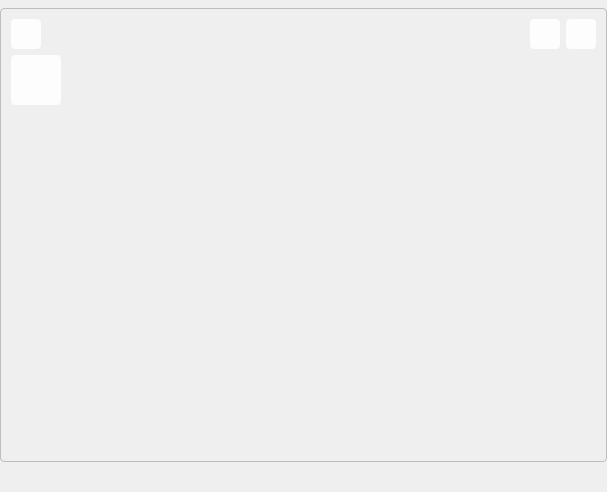
<?xml version="1.0" encoding="UTF-8"?>
<ui version="4.0">
 <class>sonPageBase</class>
 <widget class="QWidget" name="sonPageBase">
  <property name="geometry">
   <rect>
    <x>0</x>
    <y>0</y>
    <width>607</width>
    <height>492</height>
   </rect>
  </property>
  <property name="windowTitle">
   <string>Form</string>
  </property>
  <layout class="QVBoxLayout" name="verticalLayout">
   <property name="leftMargin">
    <number>0</number>
   </property>
   <property name="topMargin">
    <number>8</number>
   </property>
   <property name="rightMargin">
    <number>0</number>
   </property>
   <property name="bottomMargin">
    <number>30</number>
   </property>
   <item>
    <widget class="QWidget" name="widget" native="true">
     <property name="styleSheet">
      <string notr="true">border-radius: 4px;
border:1px solid #BDBDBD;</string>
     </property>
     <layout class="QGridLayout" name="gridLayout">
      <property name="leftMargin">
       <number>11</number>
      </property>
      <property name="topMargin">
       <number>11</number>
      </property>
      <property name="rightMargin">
       <number>11</number>
      </property>
      <property name="bottomMargin">
       <number>11</number>
      </property>
      <item row="2" column="0">
       <layout class="QVBoxLayout" name="mainLayout">
        <item>
         <layout class="QHBoxLayout" name="horizontalLayout">
          <item>
           <widget class="QPushButton" name="back_to_basePage">
            <property name="minimumSize">
             <size>
              <width>30</width>
              <height>30</height>
             </size>
            </property>
            <property name="maximumSize">
             <size>
              <width>30</width>
              <height>30</height>
             </size>
            </property>
            <property name="styleSheet">
             <string notr="true">QPushButton{background-color:rgba(255,255,255,0.9);border-radius:4px;border:0px;}
QPushButton:hover{background-color:rgba(255,255,255,0.7);}
QPushButton:pressed{background-color:rgba(255,255,255,0.6);}</string>
            </property>
            <property name="text">
             <string/>
            </property>
            <property name="icon">
             <iconset resource="../ico.qrc">
              <normaloff>:/ico/image/ico/arrow-left-line.svg</normaloff>:/ico/image/ico/arrow-left-line.svg</iconset>
            </property>
            <property name="iconSize">
             <size>
              <width>18</width>
              <height>18</height>
             </size>
            </property>
           </widget>
          </item>
          <item>
           <spacer name="horizontalSpacer">
            <property name="orientation">
             <enum>Qt::Horizontal</enum>
            </property>
            <property name="sizeHint" stdset="0">
             <size>
              <width>40</width>
              <height>20</height>
             </size>
            </property>
           </spacer>
          </item>
          <item>
           <widget class="QPushButton" name="refreshBtn">
            <property name="minimumSize">
             <size>
              <width>30</width>
              <height>30</height>
             </size>
            </property>
            <property name="maximumSize">
             <size>
              <width>30</width>
              <height>30</height>
             </size>
            </property>
            <property name="styleSheet">
             <string notr="true">QPushButton{background-color:rgba(255,255,255,0.9);border-radius:4px;border:0px;}
QPushButton:hover{background-color:rgba(255,255,255,0.7);}
QPushButton:pressed{background-color:rgba(255,255,255,0.6);}</string>
            </property>
            <property name="text">
             <string/>
            </property>
            <property name="icon">
             <iconset resource="../ico.qrc">
              <normaloff>:/ico/image/ico/refresh-line.svg</normaloff>:/ico/image/ico/refresh-line.svg</iconset>
            </property>
            <property name="iconSize">
             <size>
              <width>18</width>
              <height>18</height>
             </size>
            </property>
           </widget>
          </item>
          <item>
           <widget class="QPushButton" name="showOutputBtn">
            <property name="minimumSize">
             <size>
              <width>30</width>
              <height>30</height>
             </size>
            </property>
            <property name="maximumSize">
             <size>
              <width>30</width>
              <height>30</height>
             </size>
            </property>
            <property name="styleSheet">
             <string notr="true">QPushButton{background-color:rgba(255,255,255,0.9);border-radius:4px;border:0px;}QPushButton:hover{background-color:rgba(255,255,255,0.7);}QPushButton:pressed{background-color:rgba(255,255,255,0.6);}</string>
            </property>
            <property name="text">
             <string/>
            </property>
            <property name="icon">
             <iconset resource="../ico.qrc">
              <normaloff>:/ico/image/ico/terminal-box-line.svg</normaloff>:/ico/image/ico/terminal-box-line.svg</iconset>
            </property>
            <property name="iconSize">
             <size>
              <width>18</width>
              <height>18</height>
             </size>
            </property>
           </widget>
          </item>
         </layout>
        </item>
        <item>
         <widget class="QPushButton" name="runBtn">
          <property name="minimumSize">
           <size>
            <width>50</width>
            <height>50</height>
           </size>
          </property>
          <property name="maximumSize">
           <size>
            <width>50</width>
            <height>50</height>
           </size>
          </property>
          <property name="styleSheet">
           <string notr="true">QPushButton{background-color:rgba(255,255,255,0.9);border-radius:4px;border:0px;}
QPushButton:hover{background-color:rgba(255,255,255,0.7);}
QPushButton:pressed{background-color:rgba(255,255,255,0.6);}</string>
          </property>
          <property name="text">
           <string/>
          </property>
          <property name="icon">
           <iconset resource="../ico.qrc">
            <normaloff>:/ico/image/ico/play-line.svg</normaloff>:/ico/image/ico/play-line.svg</iconset>
          </property>
          <property name="iconSize">
           <size>
            <width>30</width>
            <height>30</height>
           </size>
          </property>
         </widget>
        </item>
        <item>
         <spacer name="verticalSpacer">
          <property name="orientation">
           <enum>Qt::Vertical</enum>
          </property>
          <property name="sizeHint" stdset="0">
           <size>
            <width>20</width>
            <height>40</height>
           </size>
          </property>
         </spacer>
        </item>
       </layout>
      </item>
     </layout>
    </widget>
   </item>
  </layout>
 </widget>
 <resources>
  <include location="../ico.qrc"/>
 </resources>
 <connections/>
</ui>
